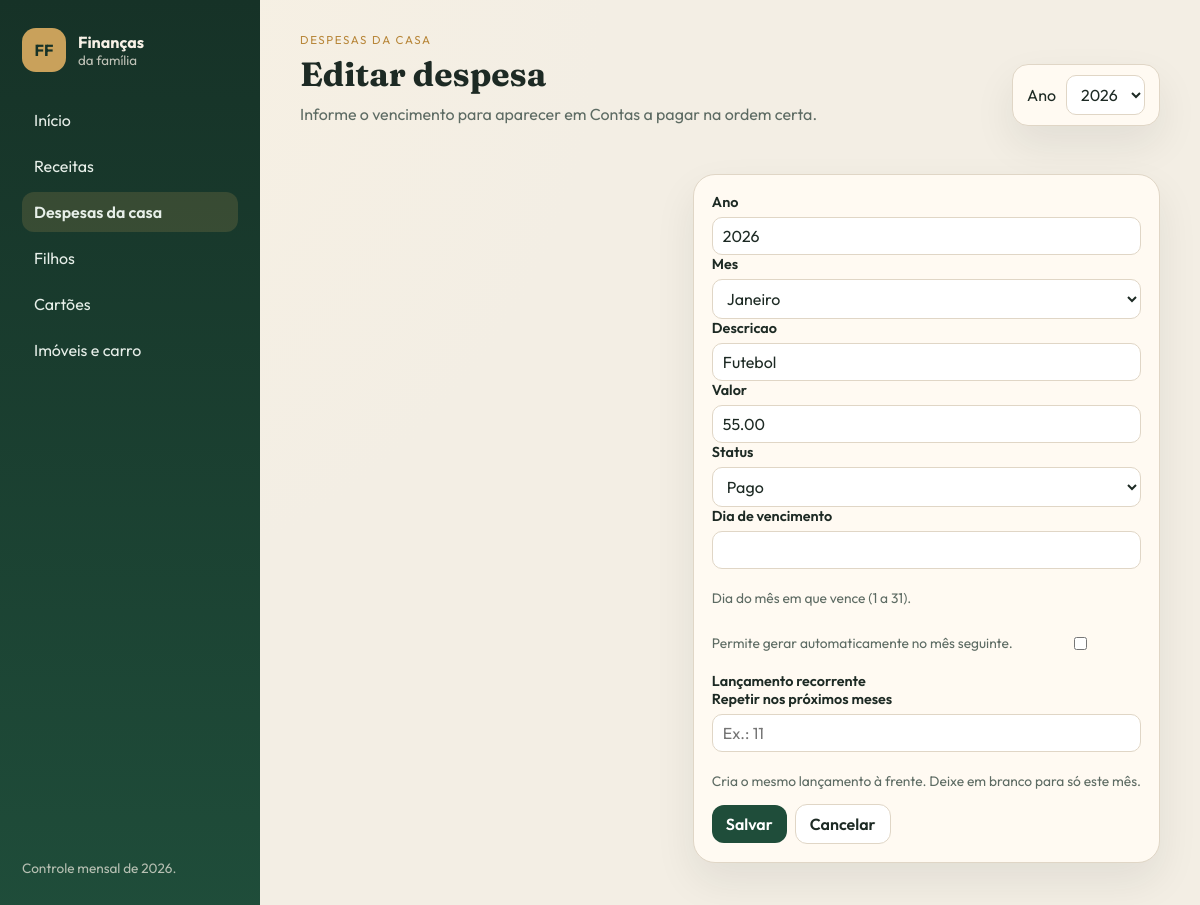
The app's page /despesas-basicas/2/editar/, older data.
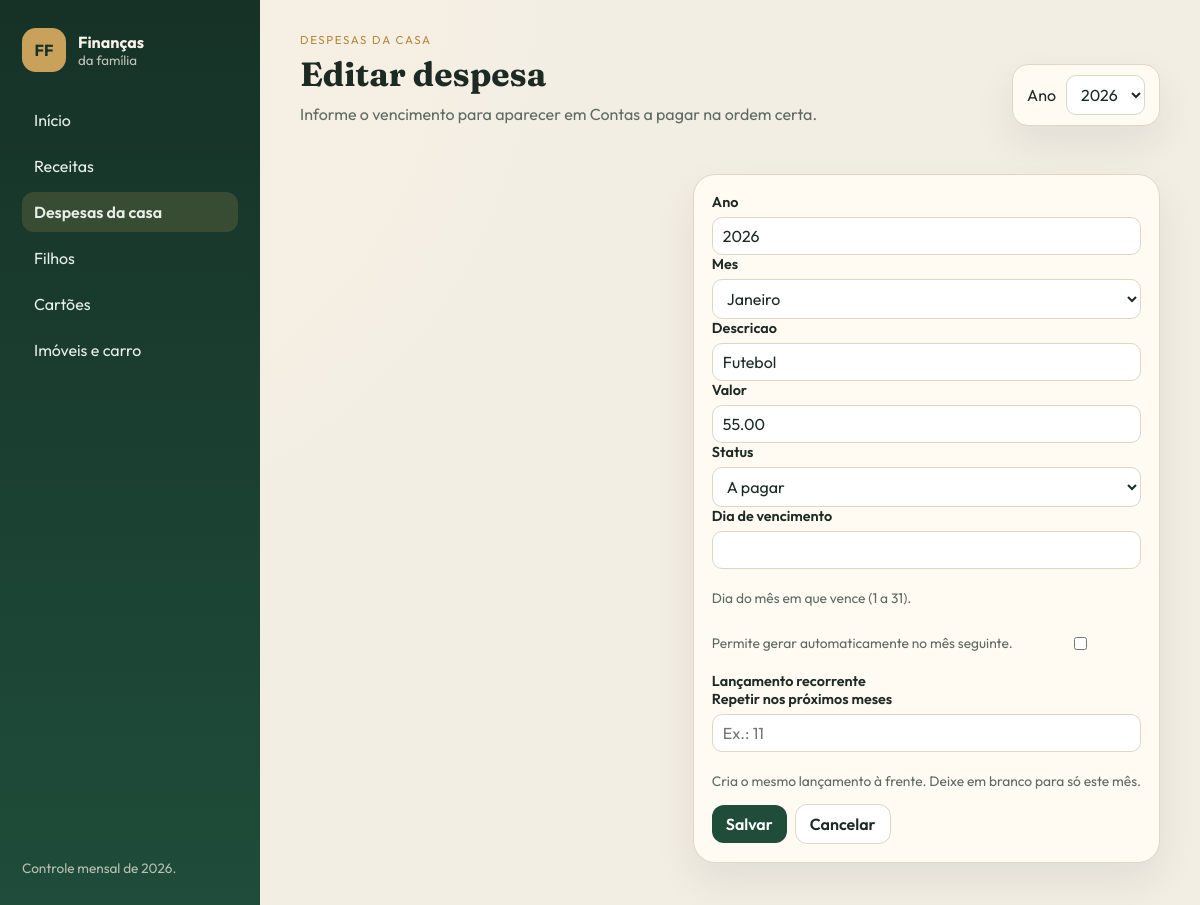
The same page, newer data.
### despesas_basicas/models.py (models this page shows, shortened)
class DespesaBasica(models.Model):
    ano = models.PositiveIntegerField(default=ANO_PADRAO)
    mes = models.PositiveSmallIntegerField(choices=MESES)
    descricao = models.CharField(max_length=120)
    valor = models.DecimalField(max_digits=12, decimal_places=2)
    status = models.CharField(
        max_length=20,
        choices=STATUS_CHOICES,
        default=STATUS_ABERTO,
    )
    dia_vencimento = models.PositiveSmallIntegerField(
        null=True,
        blank=True,
        verbose_name='Dia de vencimento',
        help_text='Dia do mês em que vence (1 a 31).',
    )
    recorrente = models.BooleanField(
        default=False,
        verbose_name='Lançamento recorrente',
        help_text='Permite gerar automaticamente no mês seguinte.',
    )
    item_fatura = models.ForeignKey(
        'cartoes.ItemFatura',
        null=True,
        blank=True,
        on_delete=models.SET_NULL,
        related_name='despesas_basicas',
    )
    class Meta:
        ordering = ['ano', 'mes', 'descricao']
        verbose_name = 'Despesa básica'
        verbose_name_plural = 'Despesas básicas'

### despesas_basicas/views.py (the view, shortened to what this page needs)
# urls.py: path('<int:pk>/editar/', views.DespesaBasicaUpdateView.as_view(), name='editar'),
class DespesaBasicaUpdateView(RedirectFiltrosMixin, UpdateView):
    model = DespesaBasica
    form_class = DespesaBasicaForm
    template_name = 'despesas_basicas/form.html'
    lista_url = 'despesas_basicas:lista'

### despesas_basicas/forms.py
class DespesaBasicaForm(RecorrenciaFormMixin, forms.ModelForm):
    class Meta:
        model = DespesaBasica
        fields = ['ano', 'mes', 'descricao', 'valor', 'status', 'dia_vencimento', 'recorrente']
        widgets = {
            'ano': forms.NumberInput(attrs={'class': 'form-control', 'min': 2020}),
            'mes': forms.Select(attrs={'class': 'form-select'}),
            'descricao': forms.TextInput(attrs={'class': 'form-control'}),
            'valor': forms.NumberInput(attrs={'class': 'form-control', 'step': '0.01'}),
            'status': forms.Select(attrs={'class': 'form-select'}),
            'dia_vencimento': forms.NumberInput(attrs={'class': 'form-control', 'min': 1, 'max': 31}),
            'recorrente': forms.CheckboxInput(attrs={'class': 'form-check'}),
        }
    field_order = [
        'ano', 'mes', 'descricao', 'valor', 'status',
        'dia_vencimento', 'recorrente', 'repetir_meses',
    ]

### inicio/filtros.py (called while the page is built)
def url_filtrada(request, url_name, extras=None):
    url = reverse(url_name)
    query = urlencode(filtros_request(request, extras))
    return f'{url}?{query}' if query else url

### templates/despesas_basicas/form.html (shortened to what this page needs)
{% extends "base.html" %}
{% block kicker %}Despesas da casa{% endblock %}
{% block heading %}{% if form.instance.pk %}Editar despesa{% else %}Nova despesa da casa{% endif %}{% endblock %}
{% block intro %}
    <p class="intro-pagina">Informe o vencimento para aparecer em Contas a pagar na ordem certa.</p>
{% endblock %}
{% block content %}
{% include "includes/form_padrao.html" %}
{% endblock %}

### templates/includes/form_campos.html (shortened to what this page needs)
{% for campo in form %}
    <div class="campo{% if campo.name == 'recorrente' %} campo-check{% endif %}">
        <label for="{{ campo.id_for_label }}">{{ campo.label }}</label>
        {{ campo }}
        {% if campo.help_text %}<p class="ajuda">{{ campo.help_text }}</p>{% endif %}
    </div>
{% endfor %}

Row changes from the older to the newer data that the page shows:
changed DespesaBasica "Janeiro": status "Pago" → "A pagar"
